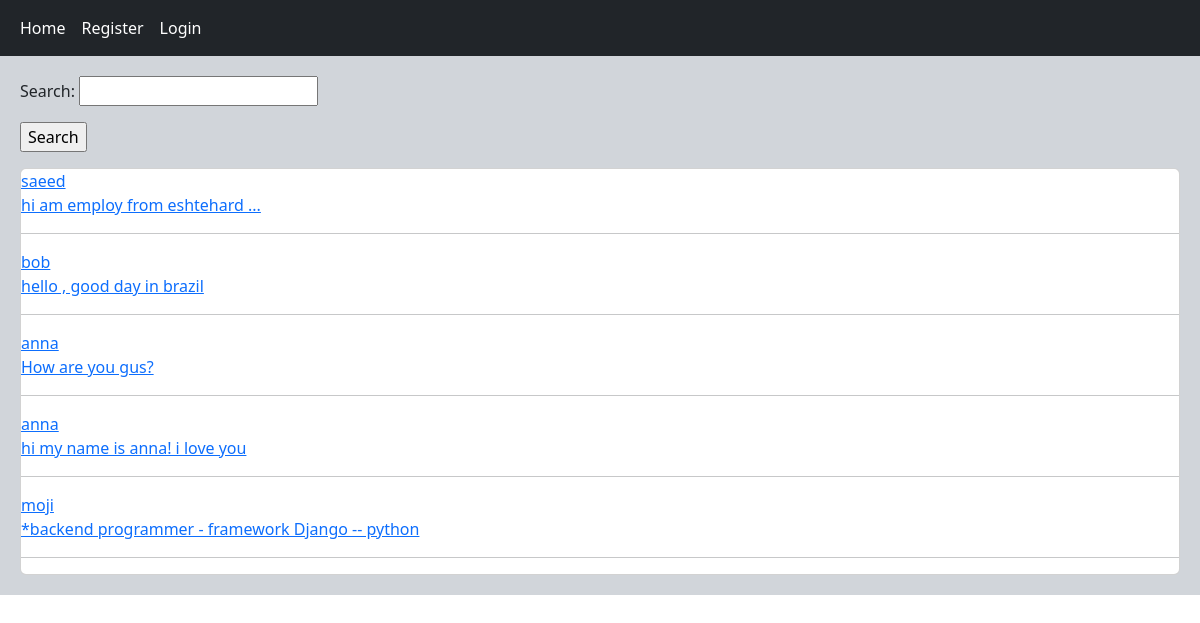
The page / on the database its author committed.
### home/models.py (models this page shows, shortened)
class Post_User(models.Model):
    user = models.ForeignKey(User, on_delete=models.CASCADE, related_name='posts')
    body = models.TextField()
    slug = models.SlugField()
    created = models.DateTimeField(auto_now_add=True)
    updated = models.DateTimeField(auto_now=True)
    class Meta:
        ordering = ('-created',)
    def get_absolute_url(self):
        return reverse('home:post_detail', args=(self.id, self.slug))

### home/views.py (the view)
# urls.py: path('', views.HomeView.as_view(), name='home'),
class HomeView(View):
    form_class = PostSearchForm
    def get(self, request):
        post = Post_User.objects.all()
        if request.GET.get('search'):
            post = post.filter(body__contains=request.GET['search'])
        return render(request, 'home/index.html', {'post':post, 'form':self.form_class})

### home/templates/home/index.html
{% extends 'base.html' %}
{% block content %}
    <form action="" method="get">
        {{ form.as_p }}
        <input type="submit" value="Search">
    </form>
    <div class="card">
        {% for posts in post %}
            <a href=''> {{ posts.user }}</a>
            <a href="{{ posts.get_absolute_url }}"> {{ posts.body|truncatewords:8 }}</a><hr>
        {% endfor %}
    </div>
{% endblock %}

### templates/base.html (shortened to what this page needs)
<html lang="en">
<head>
	<link href="https://cdn.jsdelivr.net/npm/bootstrap@5.3.2/dist/css/bootstrap.min.css" rel="stylesheet">
</head>
<body>
	{% include 'inc/navbar.html' %}
	<div class="jumbotron">
       	{% block content %} {% endblock %}
	</div>
</body>
</html>

### templates/inc/navbar.html
<nav class="navbar navbar-expand-lg navbar-dark bg-dark">
    <div class="container-fluid">
      <div class="navbar-nav">
        <a class="nav-link active" href="{% url 'home:home' %}">Home</a>
        {% if request.user.is_authenticated %}
          <a class="nav-link active" href="{% url 'account:user_logout' %}">Logout</a>
          <a class="nav-link active" href="{% url 'account:user_profile' request.user.id %}">Profile</a>
        {% else %}
          <a class="nav-link active" href="{% url 'account:user_register' %}">Register</a>
          <a class="nav-link active" href="{% url 'account:user_login' %}">Login</a>
        {% endif %}
      </div>
    </div>
  </nav>

### templates/base.html (style rules this page uses)
.jumbotron { padding: 20px; margin-bottom: 20px; background-color:#d1d5da; }

### rows shown on the page
Post_User: user "saeed", body "hi am employ from eshtehard ..."
Post_User: user "bob", body "hello , good day in brazil"
Post_User: user "anna", body "How are you gus?"
Post_User: user "anna", body "hi my name is anna! i love you"
Post_User: user "moji", body "*backend programmer - framework Django -- python"
